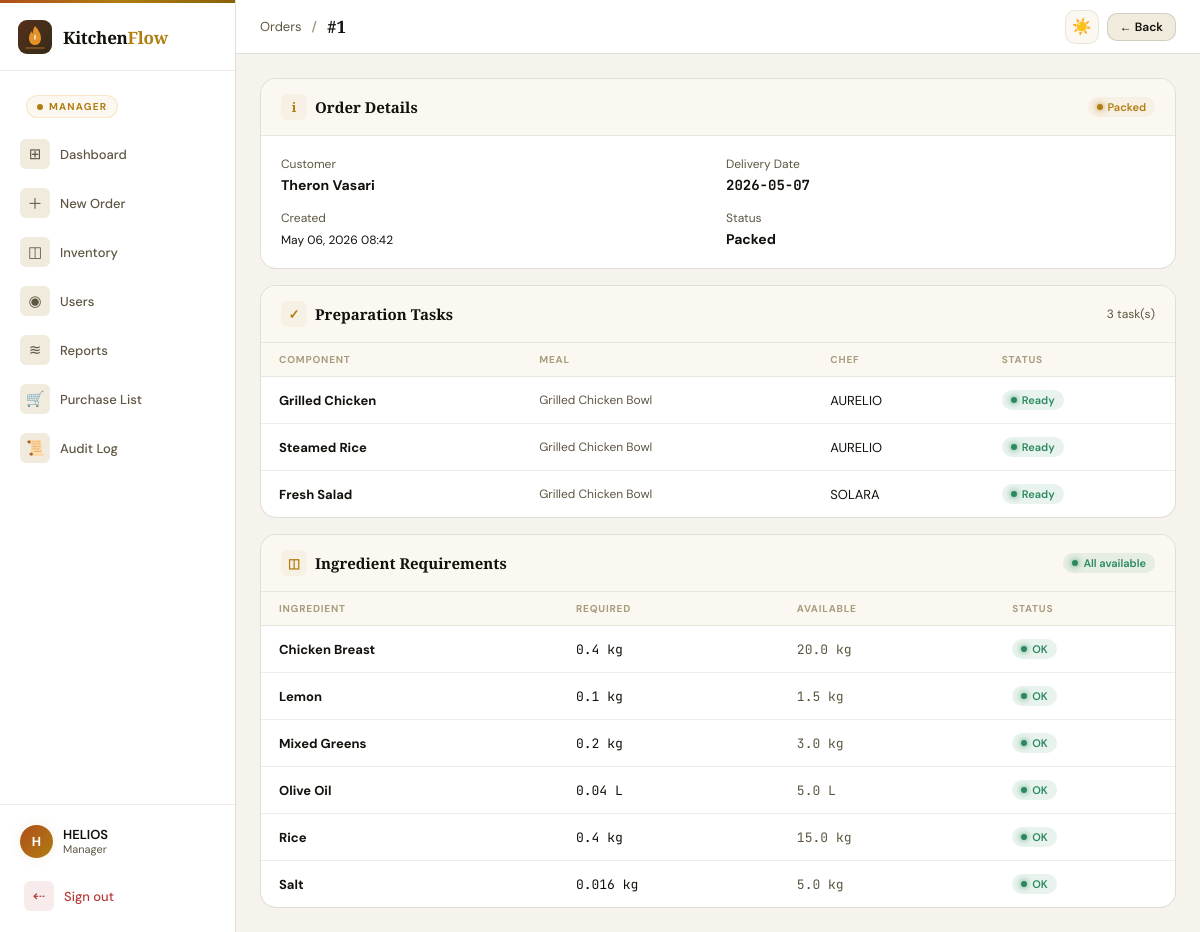
Page /manager/orders/1 (signed in) on the committed database.
### models.py (models this page shows, shortened)
class User(UserMixin, db.Model):
    __tablename__ = "users"
    id = db.Column(db.Integer, primary_key=True)
    username = db.Column(db.String(80), unique=True, nullable=False)
    password_hash = db.Column(db.String(200), nullable=False)
    role = db.Column(db.String(30), nullable=False)  # manager/chef/packer/quality
    name = db.Column(db.String(120), nullable=False)

class Order(db.Model):
    __tablename__ = "orders"
    id = db.Column(db.Integer, primary_key=True)
    customer_name = db.Column(db.String(120), nullable=False)
    delivery_date = db.Column(db.Date, nullable=False)
    status = db.Column(db.String(30), default="Pending")
    created_at = db.Column(db.DateTime, default=datetime.utcnow)
    order_items = db.relationship("OrderItem", backref="order", lazy=True,
                                  cascade="all, delete-orphan")

class Task(db.Model):
    __tablename__ = "tasks"
    id = db.Column(db.Integer, primary_key=True)
    order_id = db.Column(db.Integer, db.ForeignKey("orders.id"), nullable=False)
    component_id = db.Column(db.Integer, db.ForeignKey("components.id"), nullable=False)
    chef_id = db.Column(db.Integer, db.ForeignKey("users.id", ondelete="SET NULL"),
                        nullable=True)
    status = db.Column(db.String(30), default="Not Started")
    updated_at = db.Column(db.DateTime, default=datetime.utcnow)
    order = db.relationship("Order")
    component = db.relationship("Component")
    chef = db.relationship("User")

class Component(db.Model):
    __tablename__ = "components"
    id = db.Column(db.Integer, primary_key=True)
    name = db.Column(db.String(120), nullable=False)
    meal_id = db.Column(db.Integer, db.ForeignKey("meals.id"), nullable=False)
    instructions = db.Column(db.Text)
    prep_time = db.Column(db.Integer, default=15)
    ingredient_links = db.relationship("ComponentIngredient", backref="component",
                                       lazy=True, cascade="all, delete-orphan")

class Meal(db.Model):
    __tablename__ = "meals"
    id = db.Column(db.Integer, primary_key=True)
    name = db.Column(db.String(120), nullable=False)
    description = db.Column(db.Text)
    components = db.relationship("Component", backref="meal", lazy=True)

class Ingredient(db.Model):
    __tablename__ = "ingredients"
    id = db.Column(db.Integer, primary_key=True)
    name = db.Column(db.String(100), nullable=False, unique=True)
    unit = db.Column(db.String(20), nullable=False)
    stock = db.Column(db.Float, default=0.0)
    min_stock = db.Column(db.Float, default=5.0)
    allergen = db.Column(db.String(60))  # e.g. "gluten", "dairy"

### manager/routes.py (the view)
@manager_bp.route("/orders/<int:order_id>")
@login_required
@manager_required
def order_detail(order_id):
    order = db.session.get(Order, order_id)
    if not order:
        flash("Order not found.", "danger")
        return redirect(url_for("manager.dashboard"))
    tasks = Task.query.filter_by(order_id=order_id).all()
    requirements = compute_order_requirements(order)
    return render_template("manager/order_detail.html",
                           order=order, tasks=tasks, requirements=requirements)

### extensions.py (called while the page is built)
@login_manager.user_loader
def load_user(user_id):
    from models import User
    return db.session.get(User, int(user_id))

### manager/routes.py (called while the page is built)
def manager_required(f):
    @wraps(f)
    def decorated(*args, **kwargs):
        if not current_user.is_authenticated or current_user.role != "manager":
            flash("Access denied.", "danger")
            return redirect(url_for("auth.login"))
        return f(*args, **kwargs)
    return decorated

def compute_order_requirements(order):
    totals = defaultdict(float)
    for item in order.order_items:
        for comp in item.meal.components:
            for link in comp.ingredient_links:
                totals[link.ingredient_id] += link.quantity * item.quantity
    out = []
    for ing_id, qty in totals.items():
        ing = db.session.get(Ingredient, ing_id)
        if not ing:
            continue
        out.append({
            "ingredient": ing,
            "required": round(qty, 3),
            "available": ing.stock,
            "shortfall": round(max(0.0, qty - ing.stock), 3),
        })
    out.sort(key=lambda r: (-r["shortfall"], r["ingredient"].name))
    return out

### templates/manager/order_detail.html (shortened to what this page needs)
{% extends "base.html" %}
{% block topbar_title %}<span class="bc">Orders</span> <span class="sep">/</span> #{{ order.id }}{% endblock %}
{% block topbar_actions %}<a href="/manager/dashboard" class="btn btn-ghost btn-sm">← Back</a>{% endblock %}
{% block sidebar %}
  <a href="/manager/dashboard" class="nav-item"><div class="nav-icon">⊞</div>Dashboard</a>
  <a href="/manager/orders/new" class="nav-item"><div class="nav-icon">＋</div>New Order</a>
  <a href="/manager/inventory" class="nav-item"><div class="nav-icon">◫</div>Inventory</a>
  <a href="/manager/users" class="nav-item"><div class="nav-icon">◉</div>Users</a>
  <a href="/manager/report" class="nav-item"><div class="nav-icon">≋</div>Reports</a>
  <a href="/manager/purchase-list" class="nav-item"><div class="nav-icon">🛒</div>Purchase List</a>
  <a href="/manager/audit" class="nav-item"><div class="nav-icon">📜</div>Audit Log</a>
{% endblock %}
{% block content %}
<div class="card" style="margin-bottom:16px">
  <div class="card-header">
    <div class="card-title"><div class="ct-icon">ℹ</div>Order Details</div>
    {% if order.status == "Approved" or order.status == "Completed" %}
      <span class="badge b-green"><span class="badge-dot"></span>{{ order.status }}</span>
    {% elif order.status == "In Progress" %}
      <span class="badge b-ember"><span class="badge-dot"></span>In Progress</span>
    {% elif order.status == "Ready for Packing" %}
      <span class="badge b-blue"><span class="badge-dot"></span>Ready to Pack</span>
    {% elif order.status == "Packed" %}
      <span class="badge b-amber"><span class="badge-dot"></span>Packed</span>
    {% else %}
      <span class="badge b-gray"><span class="badge-dot"></span>{{ order.status }}</span>
    {% endif %}
  </div>
  <div class="card-body">
    <div class="grid-2">
      <div><div class="text-sm text-muted" style="margin-bottom:4px">Customer</div><strong>{{ order.customer_name }}</strong></div>
      <div><div class="text-sm text-muted" style="margin-bottom:4px">Delivery Date</div><strong class="font-mono">{{ order.delivery_date }}</strong></div>
      <div><div class="text-sm text-muted" style="margin-bottom:4px">Created</div><span class="text-sm">{{ order.created_at.strftime("%b %d, %Y %H:%M") }}</span></div>
      <div><div class="text-sm text-muted" style="margin-bottom:4px">Status</div><strong>{{ order.status }}</strong></div>
    </div>
  </div>
</div>
<div class="card">
  <div class="card-header">
    <div class="card-title"><div class="ct-icon">✓</div>Preparation Tasks</div>
    <span class="text-sm text-muted">{{ tasks|length }} task(s)</span>
  </div>
  <div class="table-wrap">
    {% if tasks %}
    <table>
      <thead><tr><th>Component</th><th>Meal</th><th>Chef</th><th>Status</th></tr></thead>
      <tbody>
        {% for t in tasks %}
        <tr>
          <td><strong>{{ t.component.name }}</strong></td>
          <td class="text-sm text-muted">{{ t.component.meal.name }}</td>
          <td>{{ t.chef.username if t.chef else "—" }}</td>
          <td>
            {% if t.status == "Ready" %}<span class="badge b-green"><span class="badge-dot"></span>Ready</span>
            {% elif t.status == "In Progress" %}<span class="badge b-ember"><span class="badge-dot"></span>Cooking</span>
            {% else %}<span class="badge b-gray"><span class="badge-dot"></span>Not Started</span>
            {% endif %}
          </td>
        </tr>
        {% endfor %}
      </tbody>
    </table>
    {% else %}
    <div class="empty"><div class="empty-icon">📋</div><h3>No tasks yet</h3><p>Tasks are created when an order is placed</p></div>
    {% endif %}
  </div>
</div>
<div class="card" style="margin-top:16px">
  <div class="card-header">
    <div class="card-title"><div class="ct-icon">◫</div>Ingredient Requirements</div>
    {% set short = requirements|selectattr('shortfall','gt',0)|list %}
    {% if short %}
      <span class="badge b-red"><span class="badge-dot"></span>{{ short|length }} short</span>
    {% else %}
      <span class="badge b-green"><span class="badge-dot"></span>All available</span>
    {% endif %}
  </div>
  <div class="table-wrap">
    {% if requirements %}
    <table>
      <thead><tr><th>Ingredient</th><th>Required</th><th>Available</th><th>Status</th></tr></thead>
      <tbody>
        {% for r in requirements %}
        <tr>
          <td><strong>{{ r.ingredient.name }}</strong>
          </td>
          <td class="font-mono">{{ r.required }} {{ r.ingredient.unit }}</td>
          <td class="font-mono text-muted">{{ r.available }} {{ r.ingredient.unit }}</td>
          <td>
            {% if r.shortfall > 0 %}<span class="badge b-red"><span class="badge-dot"></span>Short {{ r.shortfall }}</span>
            {% else %}<span class="badge b-green"><span class="badge-dot"></span>OK</span>{% endif %}
          </td>
        </tr>
        {% endfor %}
      </tbody>
    </table>
    {% else %}
    <div class="empty"><div class="empty-icon">◫</div><h3>No ingredient links</h3><p>Components have no ingredient requirements defined.</p></div>
    {% endif %}
  </div>
</div>
{% endblock %}

### templates/base.html (shortened to what this page needs)
<!DOCTYPE html>
<html lang="en" data-theme="dark">
<head>
</head>
<body>
<div class="app">
  <aside class="sidebar">
    <div class="sidebar-logo">
      <div class="logo-name">Kitchen<span>Flow</span></div>
    </div>
    {% if current_user.is_authenticated %}
    <div style="padding:10px 12px 2px">
      <div class="role-pill">{{ current_user.role }}</div>
    </div>
    {% endif %}
    <nav class="nav">{% block sidebar %}{% endblock %}</nav>
    {% if current_user.is_authenticated %}
    <div class="sidebar-footer">
      <div class="user-row">
        <div class="avatar">{{ current_user.username[0]|upper }}</div>
        <div>
          <div class="user-name">{{ current_user.username }}</div>
          <div class="user-role">{{ current_user.role|title }}</div>
        </div>
      </div>
      <div style="margin-top:6px">
        <form method="post" action="/auth/logout" style="margin:0">
          <button type="submit" class="nav-item nav-item-danger" style="margin-bottom:0;width:100%;text-align:left;cursor:pointer">
            <div class="nav-icon">⇠</div> Sign out
          </button>
        </form>
      </div>
    </div>
    {% endif %}
  </aside>
  <header class="topbar">
    <div class="page-title">{% block topbar_title %}{% endblock %}</div>
    <div class="topbar-right">
      <button class="icon-btn" data-theme-toggle title="Toggle light/dark">
        <span id="theme-icon">🌙</span>
      </button>
      {% block topbar_actions %}{% endblock %}
    </div>
  </header>
  <main class="main">
    {% block content %}{% endblock %}
  </main>
</div>
</body>
</html>

### rows in the picture
User: role "MANAGER", username "H", username "HELIOS", role "Manager"
Order: id "1", customer_name "Theron Vasari", delivery_date "2026-05-07", created_at "May 06, 2026 08:42", status "Packed"
Task: component.name "Grilled Chicken", component.meal.name "Grilled Chicken Bowl", chef "AURELIO", status "Ready" (drawn)
Task: component.name "Steamed Rice", component.meal.name "Grilled Chicken Bowl", chef "AURELIO", status "Ready" (drawn)
Task: component.name "Fresh Salad", component.meal.name "Grilled Chicken Bowl", chef "SOLARA", status "Ready" (drawn)
Ingredient: ingredient.name "Chicken Breast", required "0.4", ingredient.unit "kg", available "20.0"
Ingredient: ingredient.name "Lemon", required "0.1", ingredient.unit "kg", available "1.5"
Ingredient: ingredient.name "Mixed Greens", required "0.2", ingredient.unit "kg", available "3.0"
Ingredient: ingredient.name "Olive Oil", required "0.04", ingredient.unit "L", available "5.0"
Ingredient: ingredient.name "Rice", required "0.4", ingredient.unit "kg", available "15.0"
Ingredient: ingredient.name "Salt", required "0.016", ingredient.unit "kg", available "5.0"

### other values in the picture
{{ tasks|length }} "3"
